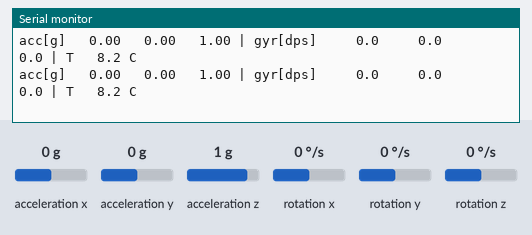
Recording of a program running on a simulated ESP32-S3. Parts: the last lines printed to the serial monitor. Wiring (inferred from the names in the program): MPU-9250 motion sensor at I2C address 0x68. The inputs (shaded band) are chosen by the test bench; at power-on: acceleration x 0 g, acceleration y 0 g, acceleration z 1 g, rotation x 0 °/s, rotation y 0 °/s, rotation z 0 °/s.

Above: at 1.3 s.
1.4 s: acceleration x set to -1.4 g
At 1.72 s:
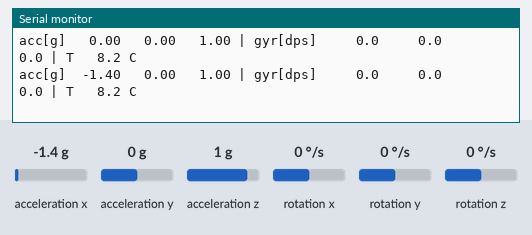
3.4 s: acceleration y set to -1.4 g
At 3.75 s:
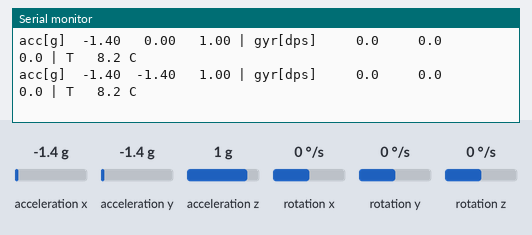
5.4 s: acceleration z set to -1.4 g
At 5.57 s:
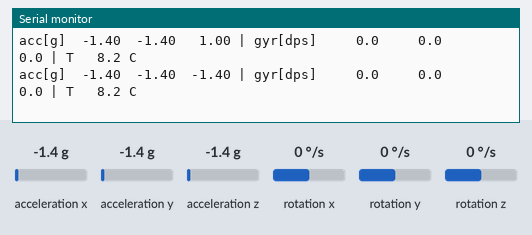
7.3 s: rotation x set to -192 °/s
At 7.6 s:
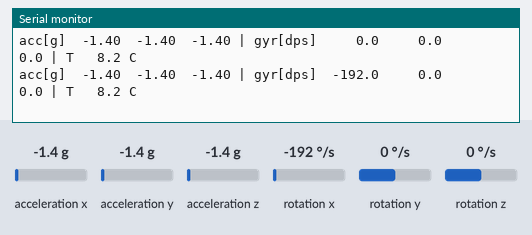
9.3 s: rotation y set to -192 °/s
At 9.62 s:
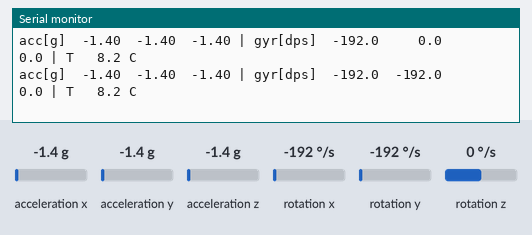
11.3 s: rotation z set to -192 °/s
At 11.65 s:
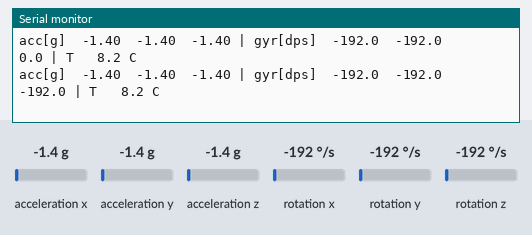

The program:

main.cpp
```cpp
#include <Arduino.h>
#include <Wire.h>

#include "MPU9250.h"
#include "pins.h"

MPU9250 imu(Wire);
bool imuOk = false;

// Recorre el bus I2C, imprime cada dispositivo encontrado y devuelve la dirección del MPU (0 si no está)
uint8_t scanI2C() {
  Serial.println("Escaneando bus I2C...");
  uint8_t mpuAddr = 0;
  int found = 0;
  for (uint8_t addr = 1; addr < 127; addr++) {
    Wire.beginTransmission(addr);
    if (Wire.endTransmission() == 0) {
      Serial.printf("  dispositivo en 0x%02X\n", addr);
      found++;
      if (!mpuAddr && (addr == MPU9250::ADDR_AD0_LOW || addr == MPU9250::ADDR_AD0_HIGH)) mpuAddr = addr;
    }
  }
  Serial.printf("%d dispositivo(s) encontrado(s)\n", found);
  return mpuAddr;
}

bool iniciarImu();

void setup() {
  Serial.begin(115200);
  // Con USB CDC, esperar hasta 3 s a que se abra el monitor para no perder los primeros mensajes
  uint32_t t0 = millis();
  while (!Serial && millis() - t0 < 3000) delay(10);

  Serial.println();
  Serial.println("== Prueba IMU MPU-9250 / MPU-6500 ==");
  Serial.printf("I2C: SDA=GPIO%d, SCL=GPIO%d\n", PIN_I2C_SDA, PIN_I2C_SCL);
  Wire.begin(PIN_I2C_SDA, PIN_I2C_SCL, I2C_FREQ_HZ);
  imuOk = iniciarImu();
  if (!imuOk) Serial.println("Se reintenta cada 2 s (revisar VCC a 3V3, GND, SDA al 8 y SCL al 9).");
  Serial.println();
}

// Escanea el bus, inicializa el MPU e informa por Serial. true si quedó listo para leer.
bool iniciarImu() {
  uint8_t addr = scanI2C();
  if (!addr) {
    Serial.println("ERROR: no se encontró el MPU en 0x68 ni 0x69. Revisar cableado y alimentación.");
    return false;
  }
  if (addr != IMU_I2C_ADDR) {
    Serial.printf("AVISO: se esperaba el MPU en 0x%02X (AD0 a GND) y está en 0x%02X. Revisar AD0.\n",
                  IMU_I2C_ADDR, addr);
  }

  imu.setAddress(addr);
  MPU9250::Status st = imu.begin();
  if (st == MPU9250::Status::I2cError) {
    Serial.printf("ERROR: no se pudo leer WHO_AM_I en 0x%02X (%s).\n", addr, MPU9250::statusName(st));
    return false;
  }
  Serial.printf("WHO_AM_I en 0x%02X = 0x%02X\n", addr, imu.whoAmI());
  if (st != MPU9250::Status::Ok) {
    Serial.printf("ERROR: %s.\n", MPU9250::statusName(st));
    return false;
  }
  Serial.printf("Modelo detectado: %s\n", imu.modelName());

  if (imu.model() == MPU9250::Model::MPU9250) {
    Serial.printf("Magnetómetro AK8963: %s\n", imu.hasMag() ? "OK" : "no responde");
  } else {
    Serial.println("MPU-6500: sin magnetómetro, solo acelerómetro y giroscopio.");
  }
  return true;
}

void loop() {
  if (!imuOk) {
    // Sin IMU: repetir el diagnóstico (el primero se pierde si el monitor se abre después de los 3 s de espera)
    delay(2000);
    Serial.println("-- reintento --");
    imuOk = iniciarImu();
    if (imuOk) Serial.println();
    return;
  }

  MPU9250::Vec3 a, g;
  float t;
  if (!imu.readAccelGyro(a, g, t)) {
    Serial.println("ERROR: fallo de lectura I2C");
    delay(500);
    return;
  }

  Serial.printf("acc[g] %6.2f %6.2f %6.2f | gyr[dps] %7.1f %7.1f %7.1f | T %5.1f C",
                a.x, a.y, a.z, g.x, g.y, g.z, t);

  if (imu.hasMag()) {
    // Solo se imprime el dato si es nuevo; si no, el motivo (nunca se repite una lectura vieja)
    MPU9250::Vec3 m;
    MPU9250::MagStatus ms = imu.readMag(m);
    if (ms == MPU9250::MagStatus::Ok) {
      Serial.printf(" | mag[uT] %6.1f %6.1f %6.1f", m.x, m.y, m.z);
    } else {
      Serial.printf(" | mag: %s", MPU9250::magStatusName(ms));
    }
  }
  Serial.println();
  delay(200);
}
```

pins.h
```cpp
#pragma once

#include <stdint.h>

// Placa: Freenove ESP32-S3-WROOM (N16R8) sobre breakout Freenove v1.2.
// Evitar GPIO19/20 (USB nativo) y GPIO26-37 (flash y PSRAM octal del N16R8).

// Bus I2C del IMU MPU-9250/6500
constexpr int PIN_I2C_SDA = 8;
constexpr int PIN_I2C_SCL = 9;
constexpr uint32_t I2C_FREQ_HZ = 400000;  // 400 kHz (modo rápido)

// AD0 conectado a GND -> dirección 0x68 (con AD0 a 3V3 sería 0x69)
constexpr uint8_t IMU_I2C_ADDR = 0x68;
```

Measured:
- after the input at 1.4 s, the serial monitor: prints a new line after 0.16 s (image 1)
- after the input at 3.4 s, the serial monitor: prints a new line after 0.19 s (image 2)
- after the input at 5.4 s, the serial monitor: prints a new line at once (image 3)
- after the input at 7.3 s, the serial monitor: prints a new line after 0.14 s (image 4)
- after the input at 9.3 s, the serial monitor: prints a new line after 0.17 s (image 5)
- after the input at 11.3 s, the serial monitor: prints a new line after 0.19 s (image 6)
